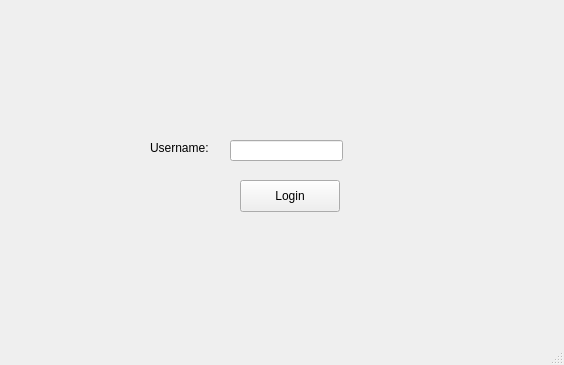
<?xml version="1.0" encoding="UTF-8"?>
<ui version="4.0">
 <class>LoginWindow</class>
 <widget class="QMainWindow" name="LoginWindow">
  <property name="geometry">
   <rect>
    <x>0</x>
    <y>0</y>
    <width>564</width>
    <height>365</height>
   </rect>
  </property>
  <property name="windowTitle">
   <string>LoginWindow</string>
  </property>
  <widget class="QWidget" name="centralwidget">
   <widget class="QLineEdit" name="usernamelineEdit">
    <property name="geometry">
     <rect>
      <x>230</x>
      <y>140</y>
      <width>113</width>
      <height>21</height>
     </rect>
    </property>
   </widget>
   <widget class="QPushButton" name="loginpushButton">
    <property name="geometry">
     <rect>
      <x>240</x>
      <y>180</y>
      <width>100</width>
      <height>32</height>
     </rect>
    </property>
    <property name="text">
     <string>Login</string>
    </property>
   </widget>
   <widget class="QLabel" name="usernamelabel">
    <property name="geometry">
     <rect>
      <x>150</x>
      <y>140</y>
      <width>81</width>
      <height>16</height>
     </rect>
    </property>
    <property name="text">
     <string>Username:</string>
    </property>
   </widget>
  </widget>
  <widget class="QStatusBar" name="statusbar"/>
 </widget>
 <resources/>
 <connections/>
</ui>
